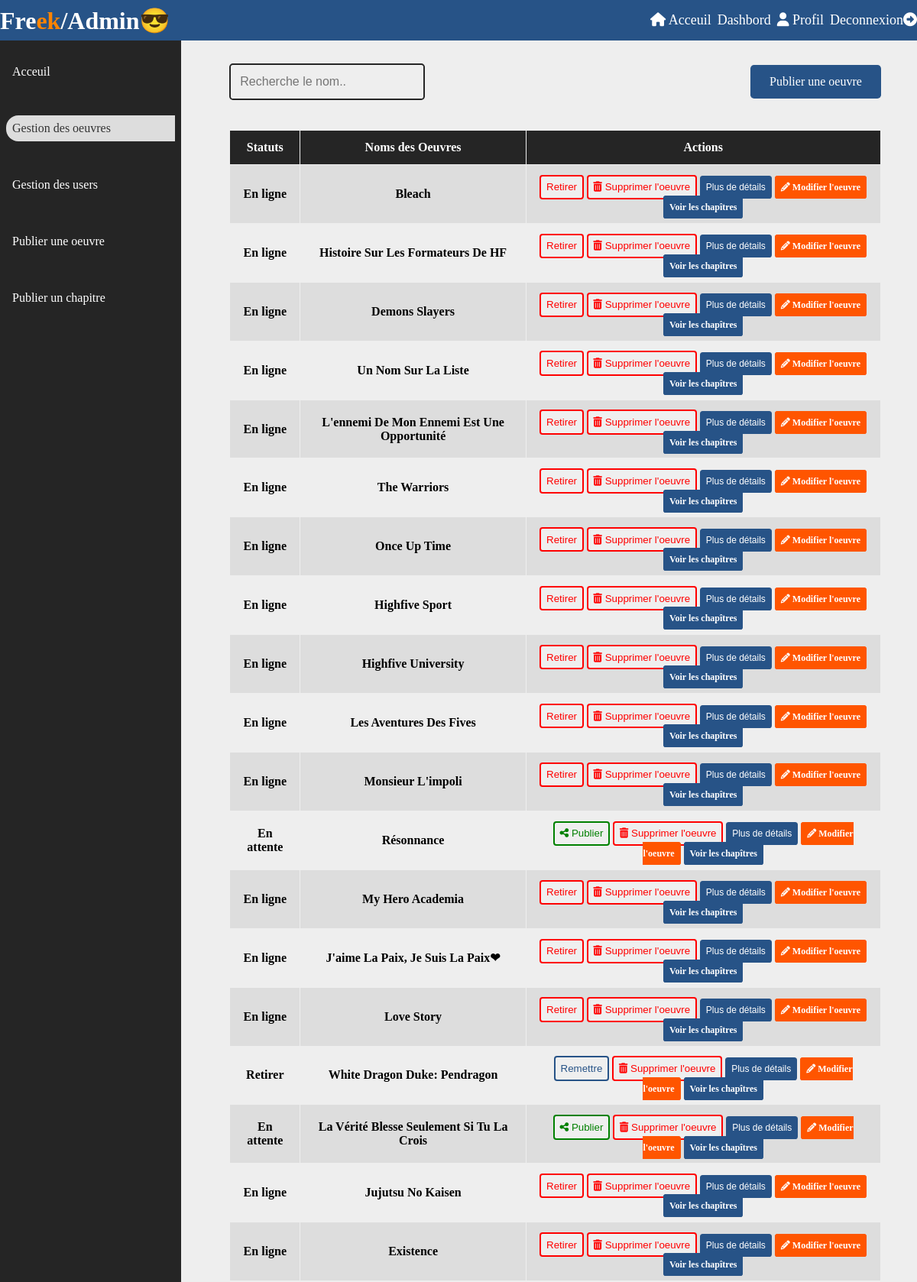
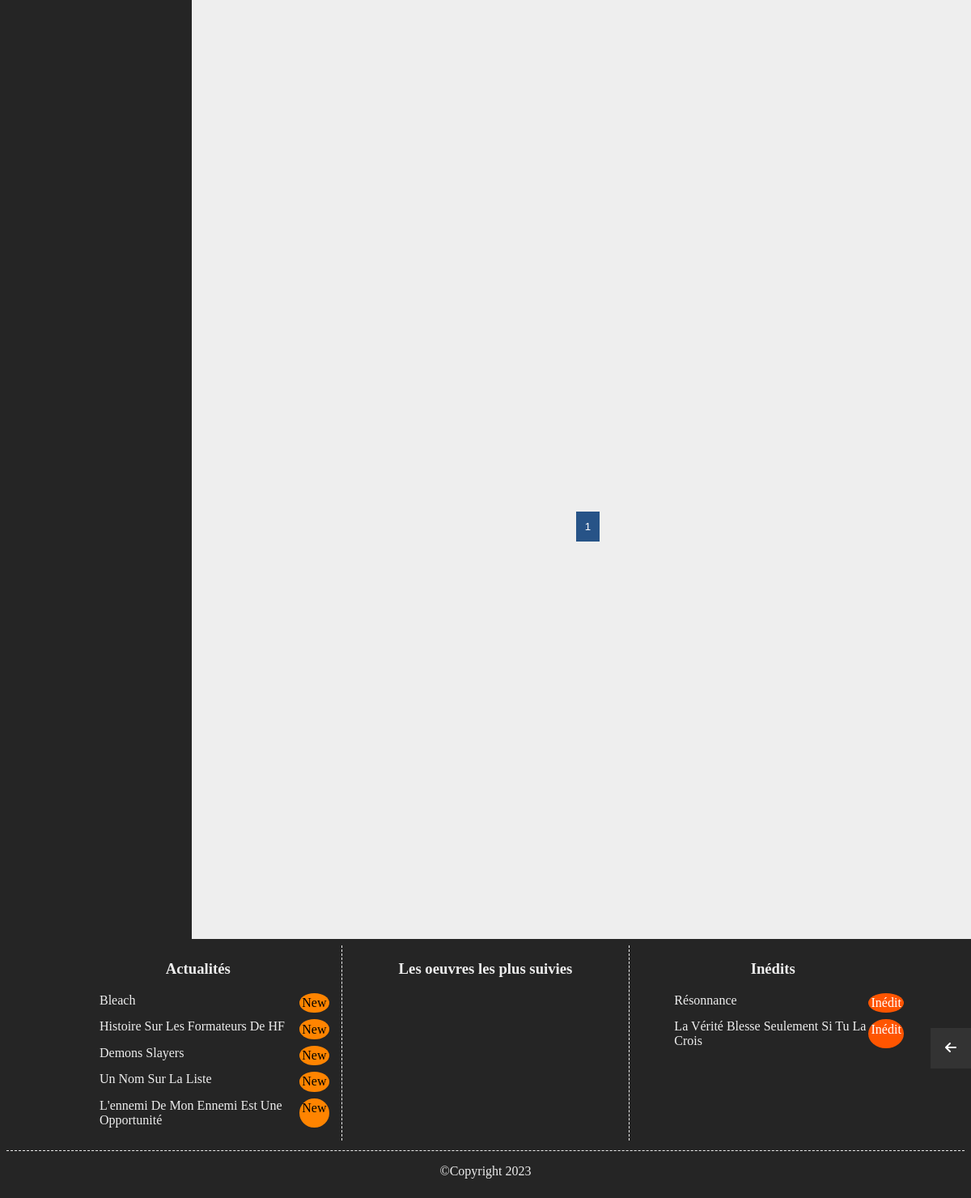
/admin/book-controller/0/view-gestion (signed in), run on the app's committed database (2 pictures, top to bottom).
### tables this page shows
CREATE TABLE `books` (
  `book_id` varchar(255) NOT NULL,
  `book_name` varchar(255) NOT NULL,
  `book_image` varchar(255) NOT NULL,
  `book_description` longtext NOT NULL,
  `book_status` enum('En ligne','En attente','Retirer') NOT NULL,
  `user_id` int(11) NOT NULL,
  `created_at` timestamp NOT NULL
);

### App/Controllers/BookController.php (called while the page is built, shortened)
<?php
require "../App/Models/BookModel.php";
class BookController {
    public $bookmodel;
    public function verifyAllDescLigne() {
        $this->bookmodel = new BookModel();
        $array = $this->bookmodel->verifyAllDescLigne();
        return $array;
    }
    public function verifyAllDescAttente() {
        $this->bookmodel = new BookModel();
        $array = $this->bookmodel->verifyAllDescAttente();
        return $array;
    }
    public function limitLess() {
        $url = $_SERVER["QUERY_STRING"];
        if(preg_match("/(?<id>\d+)/", $url, $match)) {
            $id = $match["id"];
            $number = 50 * $id;
            $this->bookmodel = new BookModel();
            $array = $this->bookmodel->verifyLimitOffsetBook($number);
            return $array;
        }
        else {
            header("Location:/receive/page-error");
            exit();
        }
    }
    public function viewGestion() {
        $array = $this->limitLess();
        $array2 = $this->verifyAllDescLigne();
        $array4 = $this->verifyAllDescAttente();
        $division = $this->bookmodel->division();
        $int = (int) $division;
        $diff = $division - $int;
        if($diff>0) {
            $int = $int + 1;
        } else {
            $int = $int;
        }
        require_once("../App/Views/Admin/gestion.php");
    }
}

### public/index.php (called while the page is built, shortened)
<?php
$url = $_SERVER["QUERY_STRING"];
$router = new Router();
$router->add('', ['controller' => 'BookController', 'action' => 'viewHome']);
$router->add("{controller}/{action}");
$router->add("admin/{controller}/{action}");
$router->add("admin/{controller}/{id:\d+}/{action}");
$router->add("{controller}/{id:\d+}/{action}");
$router->add("{controller}/{bookname}/{action}");
$router->add("{controller}/{name:[a-zA-Z-\-]+\d+}/{action}");
$router->add("{controller}/{id:\d+}/{books}/{action}");
$router->dispatch($url);
?>

### App/Models/bookmodel.php (called while the page is built, shortened)
<?php
class Bookmodel extends Connexion {
    public function verifyAllDescLigne() {
        $conn = $this->connect();
        $sql = "SELECT * FROM `freek`.books WHERE book_status = 'En ligne' ORDER BY created_at DESC LIMIT 5";
        $stmt = $conn->query($sql);
        $result = $stmt->fetchAll();
        return $result;
    }
    public function verifyAllDescAttente() {
        $conn = $this->connect();
        $sql = "SELECT * FROM `freek`.books WHERE book_status = 'En attente' ORDER BY created_at DESC LIMIT 5";
        $stmt = $conn->query($sql);
        $result = $stmt->fetchAll();
        return $result;
    }
    public function verifyLimitOffsetBook($number) {
        $conn = $this->connect();
        $sql = "SELECT * FROM `books` ORDER BY created_at DESC LIMIT 50 OFFSET $number";
        $stmt = $conn->query($sql);
        $result = $stmt->fetchAll();
        return $result;
    }
    public function division() {
        $conn = $this->connect();
        $sql = "SELECT * FROM `books`";
        $stmt = $conn->query($sql);
        $result = $stmt->fetchAll();
        $result = count($result)/50;
        return $result;
    }
}
?>

### App/Views/Admin/gestion.php (the view, shortened to what this page needs)
<?php
    require "header.php";
?>
<?php if(isset($_SESSION["user_role"]) && $_SESSION["user_role"] == 0): ?>
<main>
    <div class="bloc-div flex">
            <nav class="bloc-task">
                <ul>
                    <li><a href="/admin/book-controller/view-dashbord">Acceuil</a></li>
                    <li class="active"><a href="/admin/book-controller/redirection">Gestion des oeuvres</a></li>
                    <li><a href="/admin/book-controller/view-gestion-users">Gestion des users</a></li>
                    <li><a href="/admin/book-controller/create-book-admin">Publier une oeuvre</a></li>
                    <li><a href="/admin/book-controller/create-chapter-admin">Publier un chapitre</a></li>
                </ul>
            </nav>
        <div class="data">
            <div class="form-search flex">
                <form action="#" method="post">
                    <input list="browsers" type="text" id="search" placeholder="Recherche le nom..">
                </form>
                <a href="/admin/book-controller/create-book-admin">Publier une oeuvre</a>
            </div>
            <div class="overflow_table">
            <table id="myTable">
                <thead class="thead-dark">
                    <tr>
                        <th>Statuts</th>
                        <th>Noms des Oeuvres</th>
                        <th>Actions</th>
                    </tr>
                </thead>
                <tbody>
                    <?php foreach($array as $key => $values) : ?>
                        <tr>
                            <td><?= $values["book_status"] ?></td>
                            <td><?= $values["book_name"] ?></td>
                            <td>
                                <?php if($values["book_status"] == "En ligne") : ?>
                                <button type="submit" class="danger retirer" value = "<?= $values["book_id"] ?>" >Retirer</button>
                                <?php elseif($values["book_status"] == "En attente") : ?>
                                <button type="submit" class="success ligne" value = "<?= $values["book_id"] ?>" ><i class="fas fa-share-alt"></i> Publier</button>
                                <?php else : ?>
                                <button type="submit" class="primary mettre" value = "<?= $values["book_id"] ?>" >Remettre</button>
                                <?php endif; ?>
                                <button type="submit" class="danger supprimer" value = "<?= $values["book_id"] ?>"><i class="fa fa-trash"></i> Supprimer l'oeuvre</button>
                                <button class="blue white watch" value = "<?= $values["book_id"] ?>">Plus de détails</button>
                                <a class="update" href="/book-controller/<?= $values["book_id"] ?>/view-update-book"><i class="fa fa-pencil"></i> Modifier l'oeuvre</a>
                                <a class="blue" href="/book-controller/<?= $values["book_id"] ?>/view-show-admin">Voir les chapîtres</a>
                            </td>
                        </tr>
                    <?php endforeach; ?>
                </tbody>
            </table>
            </div>
            <form action="/book-controller/redirection" class="form-next" method="post">
                <?php for($i=0; $i<$int; $i++) : ?>
                    <button class="next" value="<?= $i ?>" name="next"><?= $i+1 ?></button>
                <?php endfor; ?>
            </form>
        </div>
    </div>
    <button class="click_button"><i class="fa fa-arrow-left"></i></a></button>
</main>
<?php
    require "footer.php";
?>
<?php else: ?>
<?php header("Location:/receive/page-error"); ?>
<?php endif; ?>

### App/Views/Admin/footer.php (shortened to what this page needs)
<footer>
    <div class="flex">
        <section>
            <h3>Actualités</h3>
            <ul class="flex flex-ul">
                <?php foreach($array2 as $key => $values) : ?>
                        <li><?= $values["book_name"] ?> <span class="span">New</span></li>
                <?php endforeach; ?>
            </ul>
        </section>
        <section>
            <h3>Les oeuvres les plus suivies</h3>
        </section>
        <section>
            <h3>Inédits</h3>
            <ul class="flex flex-ul">
                <?php foreach($array4 as $key => $values) : ?>
                        <li><?= $values["book_name"] ?> <span class="inedit">Inédit</span></li>
                <?php endforeach; ?>
            </ul>
        </section>
    </div>
    <p>&copy;Copyright 2023</p>
</footer>
</body>
</html>

### data on the page
books: book_status "En ligne", book_name "Bleach"
books: book_status "En ligne", book_name "Histoire Sur Les Formateurs De HF"
books: book_status "En ligne", book_name "Demons Slayers"
books: book_status "En ligne", book_name "Un Nom Sur La Liste"
books: book_status "En ligne", book_name "L'ennemi De Mon Ennemi Est Une Opportunité"
books: book_status "En ligne", book_name "The Warriors"
books: book_status "En ligne", book_name "Once Up Time"
books: book_status "En ligne", book_name "Highfive Sport"
books: book_status "En ligne", book_name "Highfive University"
books: book_status "En ligne", book_name "Les Aventures Des Fives"
books: book_status "En ligne", book_name "Monsieur L'impoli"
books: book_status "En attente", book_name "Résonnance"
books: book_status "En ligne", book_name "My Hero Academia"
books: book_status "En ligne", book_name "J'aime La Paix, Je Suis La Paix❤"
books: book_status "En ligne", book_name "Love Story"
books: book_status "Retirer", book_name "White Dragon Duke: Pendragon"
books: book_status "En attente", book_name "La Vérité Blesse Seulement Si Tu La Crois"
books: book_status "En ligne", book_name "Jujutsu No Kaisen"
books: book_status "En ligne", book_name "Existence"
